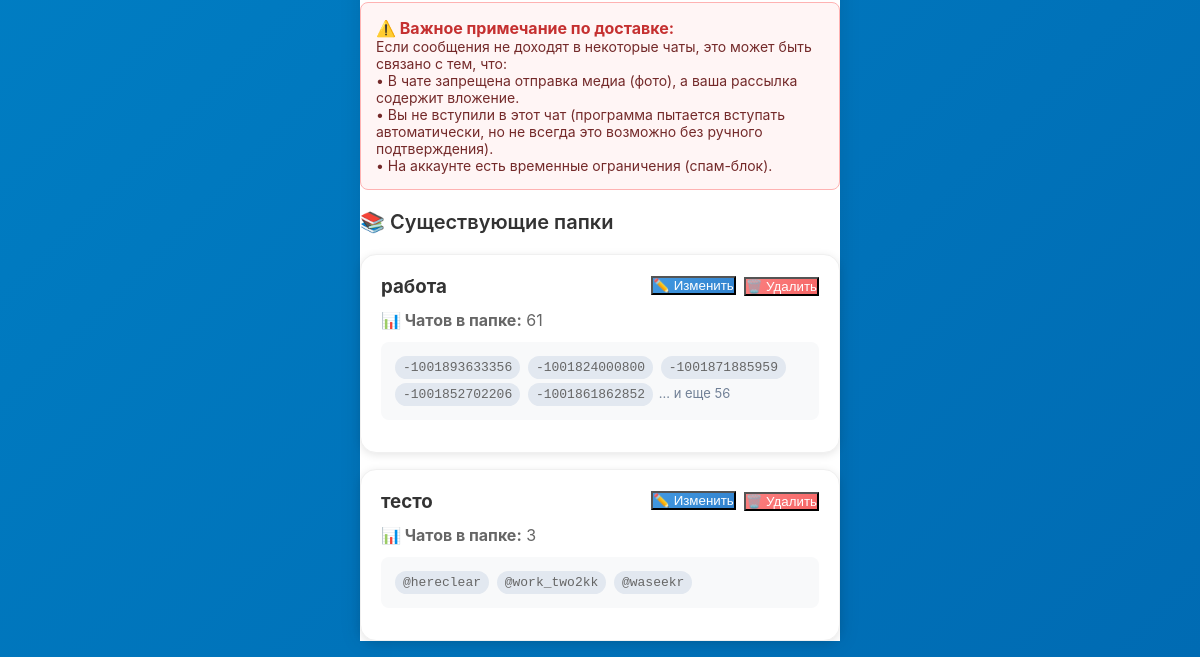
The page /folders/3 (signed in, lower part) on the database as committed earlier.
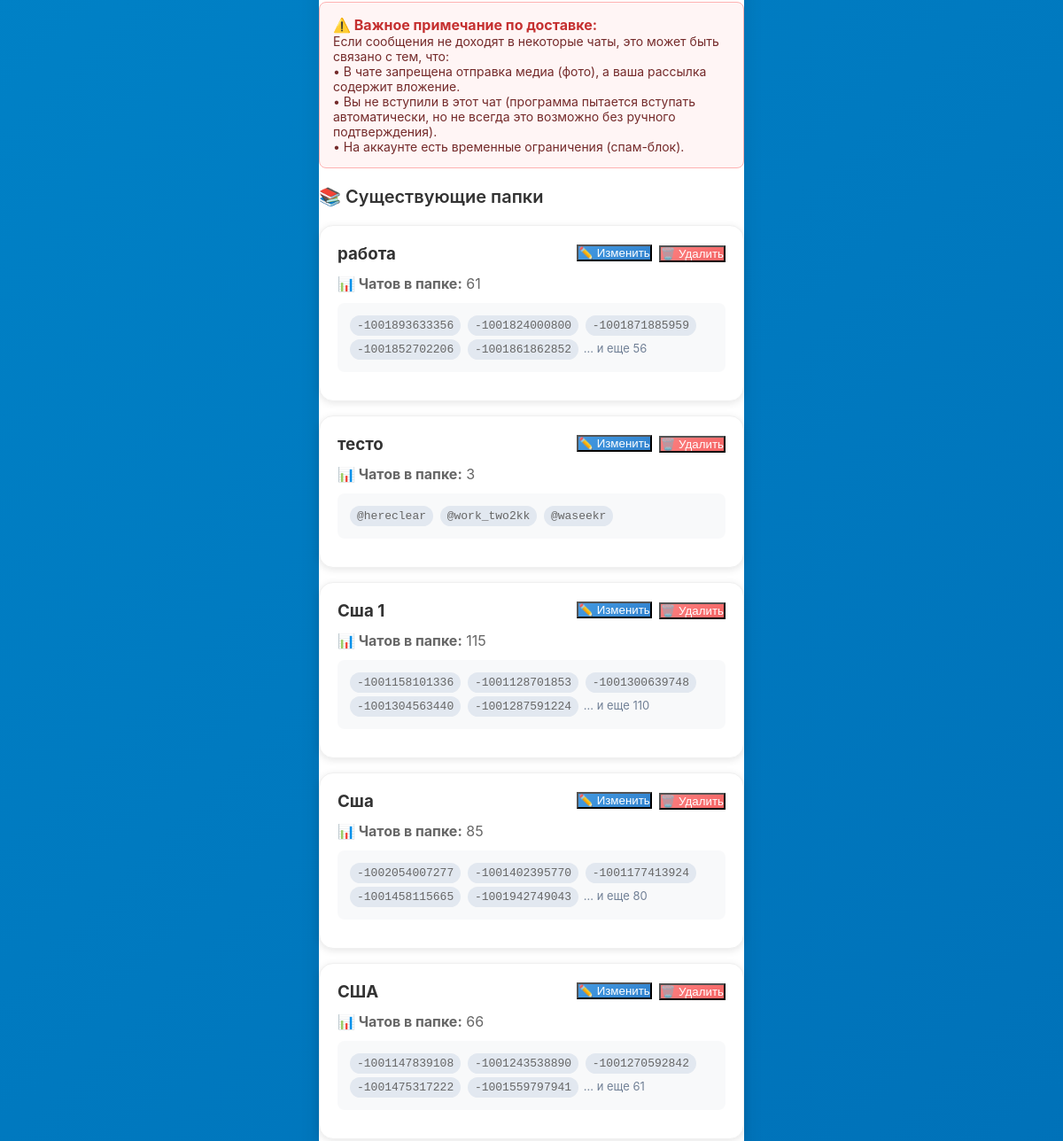
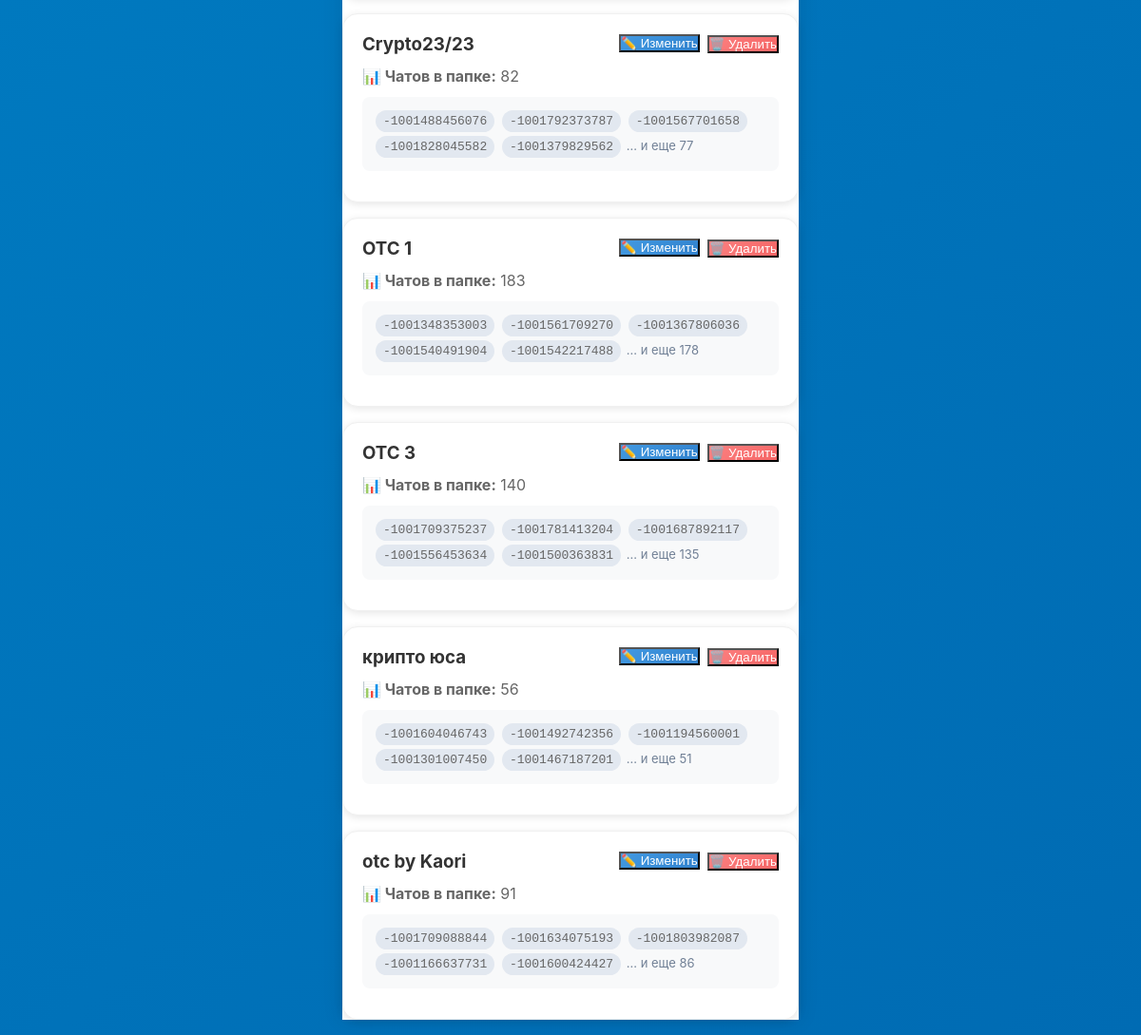
The same page on the database as committed later (2 pictures, top to bottom).
### app/db.py (models this page shows)
class Folder(SQLModel, table=True):
    id: Optional[int] = Field(default=None, primary_key=True)
    account_id: int = Field(foreign_key="account.id")
    title: str                           # название папки
    chats_json: str                      # JSON-массив с ID чатов
    created_at: datetime = Field(default_factory=datetime.utcnow)
    jobs: List["Job"] = Relationship(back_populates="folder")

### app/routers.py (the view)
@router.get("/folders/{account_id}", response_class=HTMLResponse)
def list_folders(account_id: int, request: Request, session: Session = Depends(get_session), auth: bool = Depends(check_auth)):
    account = session.get(Account, account_id)
    if not account:
        raise HTTPException(404, "Account not found")
    folders = session.exec(select(Folder).where(Folder.account_id == account_id)).all()
    return templates.TemplateResponse("folders.html", {
        "request": request,
        "account": account,
        "folders": folders
    })

### app/templates/folders.html (shortened to what this page needs)
{% extends "base.html" %}
{% block content %}
<div style="background: #fff5f5; border: 1px solid #feb2b2; padding: 15px; border-radius: 8px; margin-bottom: 20px;">
    <h4 style="color: #c53030; margin-top: 0;">⚠️ Важное примечание по доставке:</h4>
    <p style="font-size: 14px; color: #742a2a;">
        Если сообщения не доходят в некоторые чаты, это может быть связано с тем, что:
        <br>• В чате запрещена отправка медиа (фото), а ваша рассылка содержит вложение.
        <br>• Вы не вступили в этот чат (программа пытается вступать автоматически, но не всегда это возможно без ручного подтверждения).
        <br>• На аккаунте есть временные ограничения (спам-блок).
    </p>
</div>
<div class="page-title">📚 Существующие папки</div>
{% if folders %}
    {% for folder in folders %}
    <div class="card">
        <div style="display: flex; justify-content: space-between; align-items: start; margin-bottom: 12px;">
            <div>
                <h3 style="margin: 0; color: #333;">{{ folder.title }}</h3>
            </div>
            <div style="display: flex; gap: 8px; align-items: center;">
                <button onclick="editFolder({{ folder.id }}, '{{ folder.title }}', `{{ folder.chats_json }}`)"
                        class="btn-sm" style="background: linear-gradient(135deg, #4299e1 0%, #3182ce 100%); color: white;">
                    ✏️ Изменить
                </button>
                <form method="post" action="/folders/{{ folder.id }}/delete" style="display: inline;"
                      onsubmit="return confirm('Удалить папку {{ folder.title }}?')">
                    <button type="submit" class="btn-sm" style="background: linear-gradient(135deg, #fc8181 0%, #f56565 100%); color: white;">
                        🗑️ Удалить
                    </button>
                </form>
            </div>
        </div>
        {% set chats = folder.chats_json | from_json %}
        <div style="color: #666; margin-bottom: 12px;">
            <strong>📊 Чатов в папке:</strong> {{ chats | length if chats else 0 }}
        </div>
        <div style="background: #f8f9fa; border-radius: 8px; padding: 12px; max-height: 120px; overflow-y: auto; margin-bottom: 12px;">
            {% if chats %}
            <div style="font-size: 13px; color: #666;">
                {% for chat in chats[:5] %}
                <span style="display: inline-block; background: #e2e8f0; padding: 4px 8px; border-radius: 12px; margin: 2px; font-family: monospace;">{{ chat }}</span>
                {% endfor %}
                {% if chats|length > 5 %}
                <span style="color: #718096;">... и еще {{ chats|length - 5 }}</span>
                {% endif %}
            </div>
            {% else %}
            <div style="color: #999; text-align: center; font-style: italic;">Чаты не добавлены</div>
            {% endif %}
        </div>
        {% set failed_chats = folder.failed_chats_json | from_json %}
    </div>
    {% endfor %}
{% else %}
    <div style="text-align: center; color: #999; padding: 40px; background: #f8f9fa; border-radius: 16px;">
        <p style="font-size: 18px; margin-bottom: 10px;">📁</p>
        <p>Пока нет созданных папок</p>
        <p style="font-size: 14px; color: #777;">Создайте первую папку с чатами для рассылки</p>
    </div>
{% endif %}
{% endblock %}

Rows that differ between the two databases and show on the page:
added Folder: title "Сша 1", chats "115", 5 "-1001158101336" "-1001128701853" "-1001300639748" "-1001304563440" "-1001287591224", chats "110"
added Folder: title "Сша", chats "85", 5 "-1002054007277" "-1001402395770" "-1001177413924" "-1001458115665" "-1001942749043", chats "80"
added Folder: title "США", chats "66", 5 "-1001147839108" "-1001243538890" "-1001270592842" "-1001475317222" "-1001559797941", chats "61"
added Folder: title "Crypto23/23", chats "82", 5 "-1001488456076" "-1001792373787" "-1001567701658" "-1001828045582" "-1001379829562", chats "77"
added Folder: title "OTC 1", chats "183", 5 "-1001348353003" "-1001561709270" "-1001367806036" "-1001540491904" "-1001542217488", chats "178"
added Folder: title "OTC 3", chats "140", 5 "-1001709375237" "-1001781413204" "-1001687892117" "-1001556453634" "-1001500363831", chats "135"
added Folder: title "крипто юса", chats "56", 5 "-1001604046743" "-1001492742356" "-1001194560001" "-1001301007450" "-1001467187201", chats "51"
added Folder: title "otc by Kaori", chats "91", 5 "-1001709088844" "-1001634075193" "-1001803982087" "-1001166637731" "-1001600424427", chats "86"
